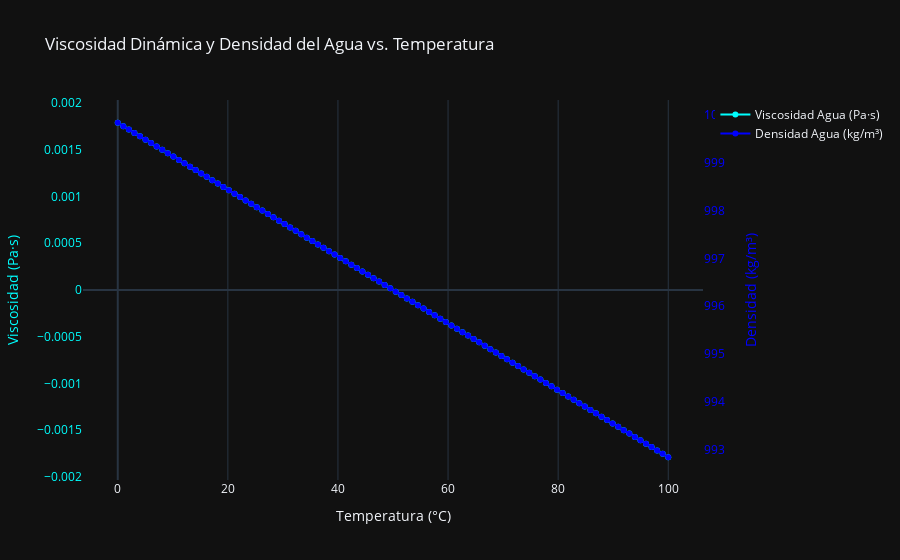
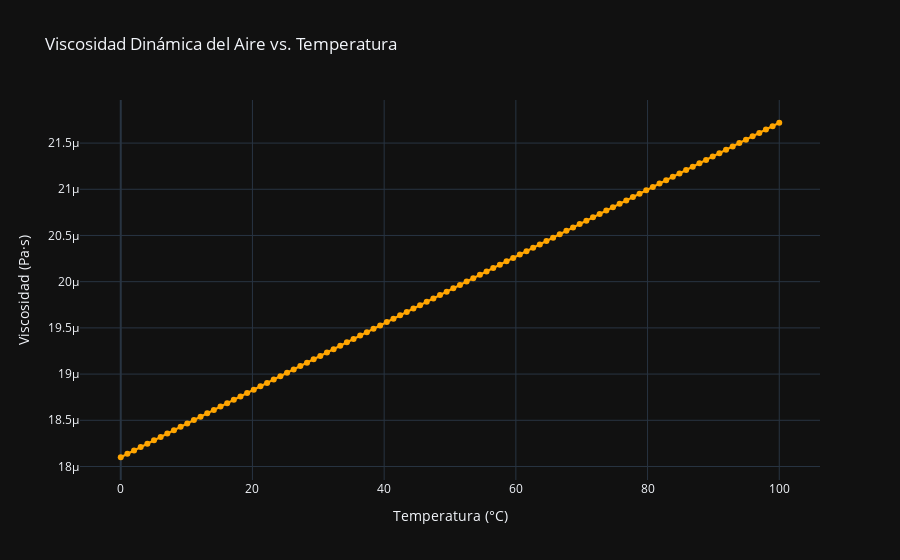

Write notebook code for charts like these, in order.
### Markdown cell above
### Viscosidad absoluta y viscosidad cinemática

La *viscosidad* de un fluido es una medida de su resistencia a fluir, como resultado de la interacción y cohesión de sus moléculas. La siguiente figura muestra la simulación de dos fluidos con diferentes viscosidades:


<figure style="text-align: center;">
    <img src="img/viscosidad_3.gif" width="350" alt="Fluidos con diferentes viscosidades">
    <figcaption>
        <p><strong>Descripción:</strong> Fluido con diferentes viscosidades</p>
        <p><strong>Fuente:</strong> https://es.wikipedia.org/wiki/Viscosidad</p>
    </figcaption>
</figure>

Si se considera el movimiento de un flujo sobre una frontera sólida fija (como el mostrado en la siguiente figura), donde las partículas se mueven en líneas rectas paralelas, se puede suponer que el flujo se produce en forma de capas o laminas de espesor diferencial cuyas velocidades varían con la distancia $y$, normal a dicha frontera.

<figure style="text-align: center;">
    <img src="img/viscosidad_1.png" width="350" alt="Perfil de velocidades de un fluido">
    <figcaption>
        <p><strong>Descripción:</strong> Perfil de velocidades de un fluido Newtoniano</p>
        <p><strong>Fuente:</strong> https://es.wikipedia.org/wiki/Viscosidad</p>
    </figcaption>
</figure>

Según Newton, el esfuerzo tangencial que se produce entre dos láminas separadas por una distancia $dy$, y que se desplazan con velocidades $v$ y $v + \left( \frac{\partial v}{\partial y} \right) dy$, se puede estimar mediante la expresión:

$$
    \tau = \mu \frac{\partial v}{\partial y}
$$

Es decir, el esfuerzo tangencial es proporcional al gradiente transversal de velocidades. La constante proporcional $\mu$ es una magnitud característica de la viscosidad del fluido y se conoce como viscosidad dinámica. De acuerdo con el perfil de velocidades en la Figura, el esfuerzo tangencial es mayor entre el fluido cercano a las paredes.

Las dimensiones de la viscosidad dinámica, en el sistema absoluto, son $[ML^{-1}T^{-1}]$. Una unidad también utilizada para medir el grado de viscosidad es el poise en honor a Poiseuille. La equivalencia de los poise con el Sistema Internacional de unidades es:

$$
    1 \, \text{poise} = 1 \, \frac{g_m}{cm \, \text{seg}}
$$

donde también:

$$
    1 \, \frac{kg \, \text{seg}}{m^2} = 98.0665 \, \frac{g_m}{cm \, \text{seg}}
$$

Para los cálculos prácticos es más conveniente relacionar la viscosidad dinámica de un fluido y su densidad, por medio de la expresión:

$$
    \nu = \frac{\mu}{\rho}
$$

donde $\nu$ es la viscosidad cinemática.

La ventaja de usar esta nueva propiedad es debido a que sus dimensiones $[L^2T^{-1}]$ son independientes a los conceptos de masa y fuerza. En el sistema CGS se emplea comúnmente la unidad:

$$
    1 \, \text{stokes} = 1 \, \frac{cm^2}{\text{seg}} = 0.0001 \, \frac{m^2}{\text{seg}}
$$

La viscosidad es función principalmente de la temperatura y la presión. La dependencia a la presión es prácticamente despreciable en los líquidos y pequeña o despreciable en los gases, a menos que sea muy alta. En tanto que la viscosidad en los líquidos disminuye con la temperatura, en los gases aumenta. Por ejemplo para el agua y el aire se observa el siguiente comportamiento:

### Code cell
import numpy as np
import plotly.graph_objects as go

# Datos de temperatura en °C
temperaturas = np.linspace(0, 100, 100)

# Propiedades del agua y aire en función de la temperatura (valores aproximados)
viscosidad_agua = 0.00179 * (1 - 0.02 * temperaturas)  # Pa·s
viscosidad_aire = 1.81e-5 * (1 + 0.002 * temperaturas)  # Pa·s
densidad_agua = 999.84 - 0.07 * temperaturas  # kg/m³

# Crear la figura para la viscosidad dinámica del agua con densidad
fig_agua = go.Figure()
fig_agua.add_trace(go.Scatter(x=temperaturas, y=viscosidad_agua, mode='lines+markers', name='Viscosidad Agua (Pa·s)', line=dict(color='cyan'), yaxis='y1'))
fig_agua.add_trace(go.Scatter(x=temperaturas, y=densidad_agua, mode='lines+markers', name='Densidad Agua (kg/m³)', line=dict(color='blue'), yaxis='y2'))

fig_agua.update_layout(
    title='Viscosidad Dinámica y Densidad del Agua vs. Temperatura',
    xaxis_title='Temperatura (°C)',
    yaxis=dict(title='Viscosidad (Pa·s)', side='left', color='cyan', showgrid=False),
    yaxis2=dict(title='Densidad (kg/m³)', side='right', overlaying='y', color='blue', showgrid=False),
    template='plotly_dark'
)

# Crear la figura para la viscosidad dinámica del aire
fig_aire = go.Figure()
fig_aire.add_trace(go.Scatter(x=temperaturas, y=viscosidad_aire, mode='lines+markers', name='Viscosidad Aire (Pa·s)', line=dict(color='orange')))

fig_aire.update_layout(
    title='Viscosidad Dinámica del Aire vs. Temperatura',
    xaxis_title='Temperatura (°C)',
    yaxis_title='Viscosidad (Pa·s)',
    template='plotly_dark'
)

# Mostrar las gráficas
fig_agua.show()
fig_aire.show()

### Figure 1 — Plotly figure (JSON) as saved in the notebook; plotly's stock layout.template omitted (floating-point values rounded to 4 significant figures)
{"data": [{"line": {"color": "cyan"}, "mode": "lines+markers", "name": "Viscosidad Agua (Pa·s)", "type": "scatter", "x": [0, 1.01, 2.02, 3.03, 4.04, 5.051, 6.061, 7.071, 8.081, 9.091, 10.1, 11.11, 12.12, 13.13, 14.14, 15.15, 16.16, 17.17, 18.18, 19.19, 20.2, 21.21, 22.22, 23.23, 24.24, 25.25, 26.26, 27.27, 28.28, 29.29, 30.3, 31.31, 32.32, 33.33, 34.34, 35.35, 36.36, 37.37, 38.38, 39.39, 40.4, 41.41, 42.42, 43.43, 44.44, 45.45, 46.46, 47.47, 48.48, 49.49, 50.51, 51.52, 52.53, 53.54, 54.55, 55.56, 56.57, 57.58, 58.59, 59.6, 60.61, 61.62, 62.63, 63.64, 64.65, 65.66, 66.67, 67.68, 68.69, 69.7, 70.71, 71.72, 72.73, 73.74, 74.75, 75.76, 76.77, 77.78, 78.79, 79.8, 80.81, 81.82, 82.83, 83.84, 84.85, 85.86, 86.87, 87.88, 88.89, 89.9, 90.91, 91.92, 92.93, 93.94, 94.95, 95.96, 96.97, 97.98, 98.99, 100], "y": [0.00179, 0.001754, 0.001718, 0.001682, 0.001645, 0.001609, 0.001573, 0.001537, 0.001501, 0.001465, 0.001428, 0.001392, 0.001356, 0.00132, 0.001284, 0.001248, 0.001211, 0.001175, 0.001139, 0.001103, 0.001067, 0.001031, 0.0009944, 0.0009583, 0.0009221, 0.000886, 0.0008498, 0.0008136, 0.0007775, 0.0007413, 0.0007052, 0.000669, 0.0006328, 0.0005967, 0.0005605, 0.0005243, 0.0004882, 0.000452, 0.0004159, 0.0003797, 0.0003435, 0.0003074, 0.0002712, 0.0002351, 0.0001989, 0.0001627, 0.0001266, 9.04e-05, 5.424e-05, 1.808e-05, -1.808e-05, -5.424e-05, -9.04e-05, -0.0001266, -0.0001627, -0.0001989, -0.0002351, -0.0002712, -0.0003074, -0.0003435, -0.0003797, -0.0004159, -0.000452, -0.0004882, -0.0005243, -0.0005605, -0.0005967, -0.0006328, -0.000669, -0.0007052, -0.0007413, -0.0007775, -0.0008136, -0.0008498, -0.000886, -0.0009221, -0.0009583, -0.0009944, -0.001031, -0.001067, -0.001103, -0.001139, -0.001175, -0.001211, -0.001248, -0.001284, -0.00132, -0.001356, -0.001392, -0.001428, -0.001465, -0.001501, -0.001537, -0.001573, -0.001609, -0.001645, -0.001682, -0.001718, -0.001754, -0.00179], "yaxis": "y"}, {"line": {"color": "blue"}, "mode": "lines+markers", "name": "Densidad Agua (kg/m³)", "type": "scatter", "x": [0, 1.01, 2.02, 3.03, 4.04, 5.051, 6.061, 7.071, 8.081, 9.091, 10.1, 11.11, 12.12, 13.13, 14.14, 15.15, 16.16, 17.17, 18.18, 19.19, 20.2, 21.21, 22.22, 23.23, 24.24, 25.25, 26.26, 27.27, 28.28, 29.29, 30.3, 31.31, 32.32, 33.33, 34.34, 35.35, 36.36, 37.37, 38.38, 39.39, 40.4, 41.41, 42.42, 43.43, 44.44, 45.45, 46.46, 47.47, 48.48, 49.49, 50.51, 51.52, 52.53, 53.54, 54.55, 55.56, 56.57, 57.58, 58.59, 59.6, 60.61, 61.62, 62.63, 63.64, 64.65, 65.66, 66.67, 67.68, 68.69, 69.7, 70.71, 71.72, 72.73, 73.74, 74.75, 75.76, 76.77, 77.78, 78.79, 79.8, 80.81, 81.82, 82.83, 83.84, 84.85, 85.86, 86.87, 87.88, 88.89, 89.9, 90.91, 91.92, 92.93, 93.94, 94.95, 95.96, 96.97, 97.98, 98.99, 100], "y": [999.8, 999.8, 999.7, 999.6, 999.6, 999.5, 999.4, 999.3, 999.3, 999.2, 999.1, 999.1, 999.0, 998.9, 998.9, 998.8, 998.7, 998.6, 998.6, 998.5, 998.4, 998.4, 998.3, 998.2, 998.1, 998.1, 998.0, 997.9, 997.9, 997.8, 997.7, 997.6, 997.6, 997.5, 997.4, 997.4, 997.3, 997.2, 997.2, 997.1, 997.0, 996.9, 996.9, 996.8, 996.7, 996.7, 996.6, 996.5, 996.4, 996.4, 996.3, 996.2, 996.2, 996.1, 996.0, 996.0, 995.9, 995.8, 995.7, 995.7, 995.6, 995.5, 995.5, 995.4, 995.3, 995.2, 995.2, 995.1, 995.0, 995.0, 994.9, 994.8, 994.7, 994.7, 994.6, 994.5, 994.5, 994.4, 994.3, 994.3, 994.2, 994.1, 994.0, 994.0, 993.9, 993.8, 993.8, 993.7, 993.6, 993.5, 993.5, 993.4, 993.3, 993.3, 993.2, 993.1, 993.1, 993.0, 992.9, 992.8], "yaxis": "y2"}], "layout": {"title": {"text": "Viscosidad Dinámica y Densidad del Agua vs. Temperatura"}, "xaxis": {"title": {"text": "Temperatura (°C)"}}, "yaxis": {"color": "cyan", "showgrid": false, "side": "left", "title": {"text": "Viscosidad (Pa·s)"}}, "yaxis2": {"color": "blue", "overlaying": "y", "showgrid": false, "side": "right", "title": {"text": "Densidad (kg/m³)"}}}}

### Figure 2 — Plotly figure (JSON) as saved in the notebook; plotly's stock layout.template omitted (floating-point values rounded to 4 significant figures)
{"data": [{"line": {"color": "orange"}, "mode": "lines+markers", "name": "Viscosidad Aire (Pa·s)", "type": "scatter", "x": [0, 1.01, 2.02, 3.03, 4.04, 5.051, 6.061, 7.071, 8.081, 9.091, 10.1, 11.11, 12.12, 13.13, 14.14, 15.15, 16.16, 17.17, 18.18, 19.19, 20.2, 21.21, 22.22, 23.23, 24.24, 25.25, 26.26, 27.27, 28.28, 29.29, 30.3, 31.31, 32.32, 33.33, 34.34, 35.35, 36.36, 37.37, 38.38, 39.39, 40.4, 41.41, 42.42, 43.43, 44.44, 45.45, 46.46, 47.47, 48.48, 49.49, 50.51, 51.52, 52.53, 53.54, 54.55, 55.56, 56.57, 57.58, 58.59, 59.6, 60.61, 61.62, 62.63, 63.64, 64.65, 65.66, 66.67, 67.68, 68.69, 69.7, 70.71, 71.72, 72.73, 73.74, 74.75, 75.76, 76.77, 77.78, 78.79, 79.8, 80.81, 81.82, 82.83, 83.84, 84.85, 85.86, 86.87, 87.88, 88.89, 89.9, 90.91, 91.92, 92.93, 93.94, 94.95, 95.96, 96.97, 97.98, 98.99, 100], "y": [1.81e-05, 1.814e-05, 1.817e-05, 1.821e-05, 1.825e-05, 1.828e-05, 1.832e-05, 1.836e-05, 1.839e-05, 1.843e-05, 1.847e-05, 1.85e-05, 1.854e-05, 1.858e-05, 1.861e-05, 1.865e-05, 1.869e-05, 1.872e-05, 1.876e-05, 1.879e-05, 1.883e-05, 1.887e-05, 1.89e-05, 1.894e-05, 1.898e-05, 1.901e-05, 1.905e-05, 1.909e-05, 1.912e-05, 1.916e-05, 1.92e-05, 1.923e-05, 1.927e-05, 1.931e-05, 1.934e-05, 1.938e-05, 1.942e-05, 1.945e-05, 1.949e-05, 1.953e-05, 1.956e-05, 1.96e-05, 1.964e-05, 1.967e-05, 1.971e-05, 1.975e-05, 1.978e-05, 1.982e-05, 1.986e-05, 1.989e-05, 1.993e-05, 1.996e-05, 2e-05, 2.004e-05, 2.007e-05, 2.011e-05, 2.015e-05, 2.018e-05, 2.022e-05, 2.026e-05, 2.029e-05, 2.033e-05, 2.037e-05, 2.04e-05, 2.044e-05, 2.048e-05, 2.051e-05, 2.055e-05, 2.059e-05, 2.062e-05, 2.066e-05, 2.07e-05, 2.073e-05, 2.077e-05, 2.081e-05, 2.084e-05, 2.088e-05, 2.092e-05, 2.095e-05, 2.099e-05, 2.103e-05, 2.106e-05, 2.11e-05, 2.113e-05, 2.117e-05, 2.121e-05, 2.124e-05, 2.128e-05, 2.132e-05, 2.135e-05, 2.139e-05, 2.143e-05, 2.146e-05, 2.15e-05, 2.154e-05, 2.157e-05, 2.161e-05, 2.165e-05, 2.168e-05, 2.172e-05]}], "layout": {"title": {"text": "Viscosidad Dinámica del Aire vs. Temperatura"}, "xaxis": {"title": {"text": "Temperatura (°C)"}}, "yaxis": {"title": {"text": "Viscosidad (Pa·s)"}}}}
